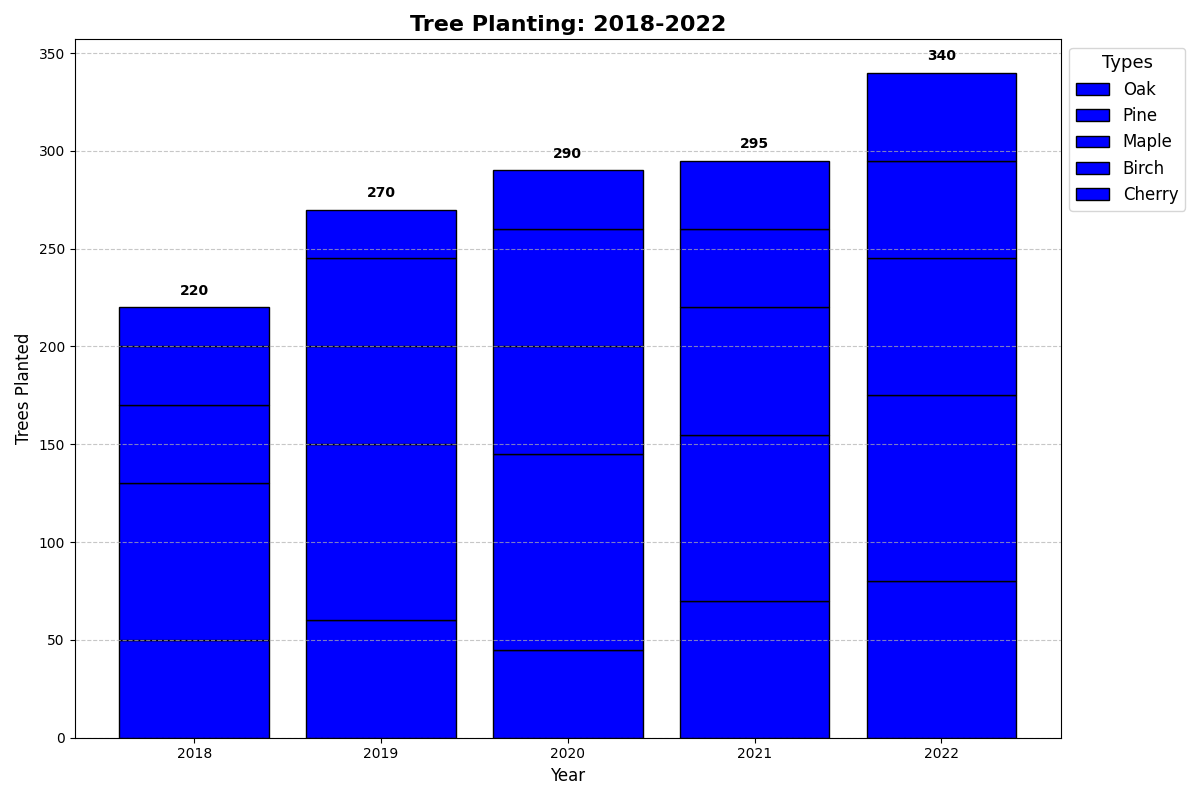

Python code for this plot:
import matplotlib.pyplot as plt
import numpy as np

years = ['2018', '2019', '2020', '2021', '2022']
tree_types = ['Oak', 'Pine', 'Maple', 'Birch', 'Cherry']
planting_data = [
    [50, 60, 45, 70, 80],  # Oak
    [80, 90, 100, 85, 95],  # Pine
    [40, 50, 55, 65, 70],  # Maple
    [30, 45, 60, 40, 50],  # Birch
    [20, 25, 30, 35, 45]   # Cherry
]

planting_data_t = np.array(planting_data).T
single_color = 'blue'

fig, ax = plt.subplots(figsize=(12, 8))

for i, tree_type in enumerate(tree_types):
    if i == 0:
        bars = ax.bar(years, planting_data_t[:, i], color=single_color, edgecolor='black', label=tree_type)
    else:
        bars = ax.bar(years, planting_data_t[:, i], bottom=np.sum(planting_data_t[:, :i], axis=1), color=single_color, edgecolor='black', label=tree_type)

ax.set_xlabel('Year', fontsize=12)
ax.set_ylabel('Trees Planted', fontsize=12)
ax.set_title('Tree Planting: 2018-2022', fontsize=16, fontweight='bold')

ax.legend(loc='upper left', bbox_to_anchor=(1, 1), fontsize=12, title="Types", title_fontsize='13')

totals = planting_data_t.sum(axis=1)
for year, total in zip(years, totals):
    ax.text(year, total + 5, f'{total}', ha='center', va='bottom', fontsize=10, fontweight='bold')

ax.yaxis.grid(True, linestyle='--', alpha=0.7)
plt.tight_layout()
plt.show()
